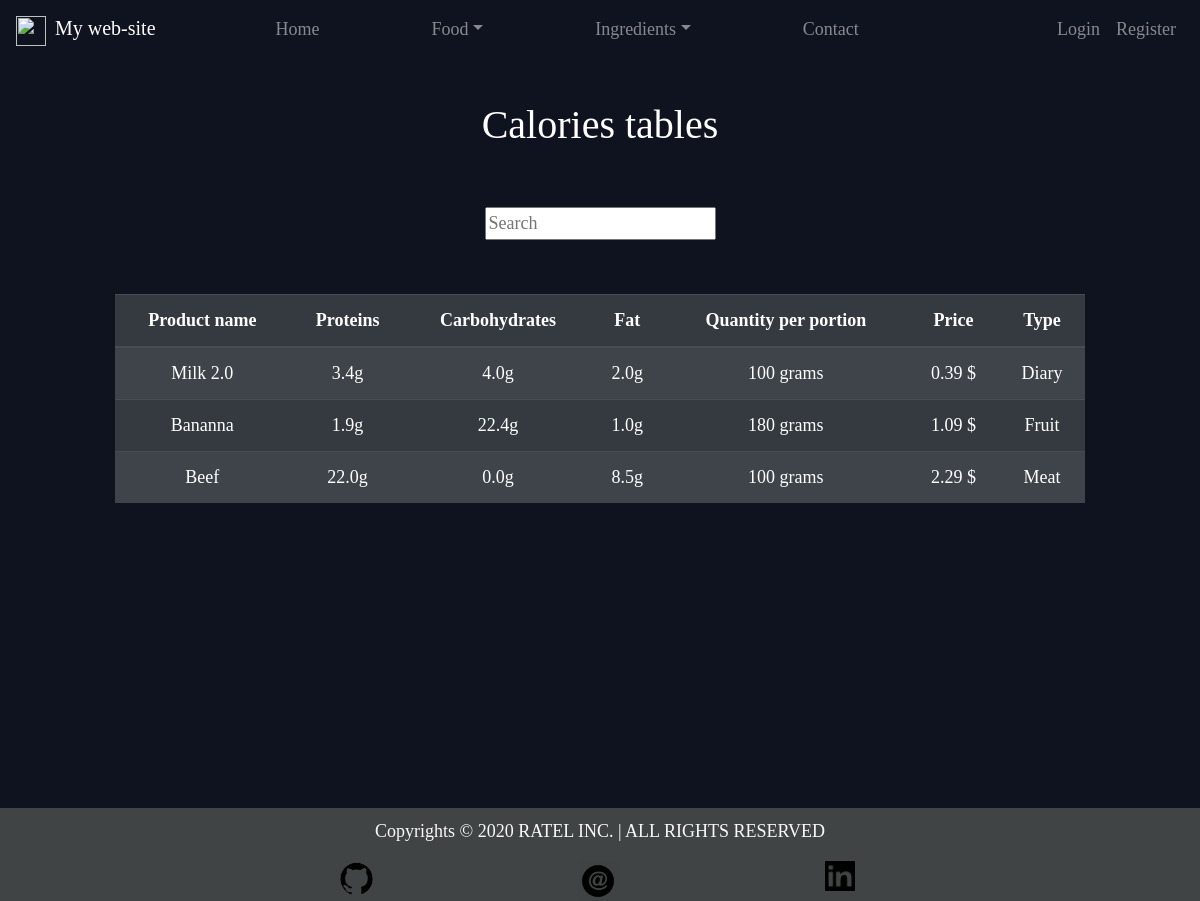
The page /food/ingredient_table/ on the database as committed earlier.
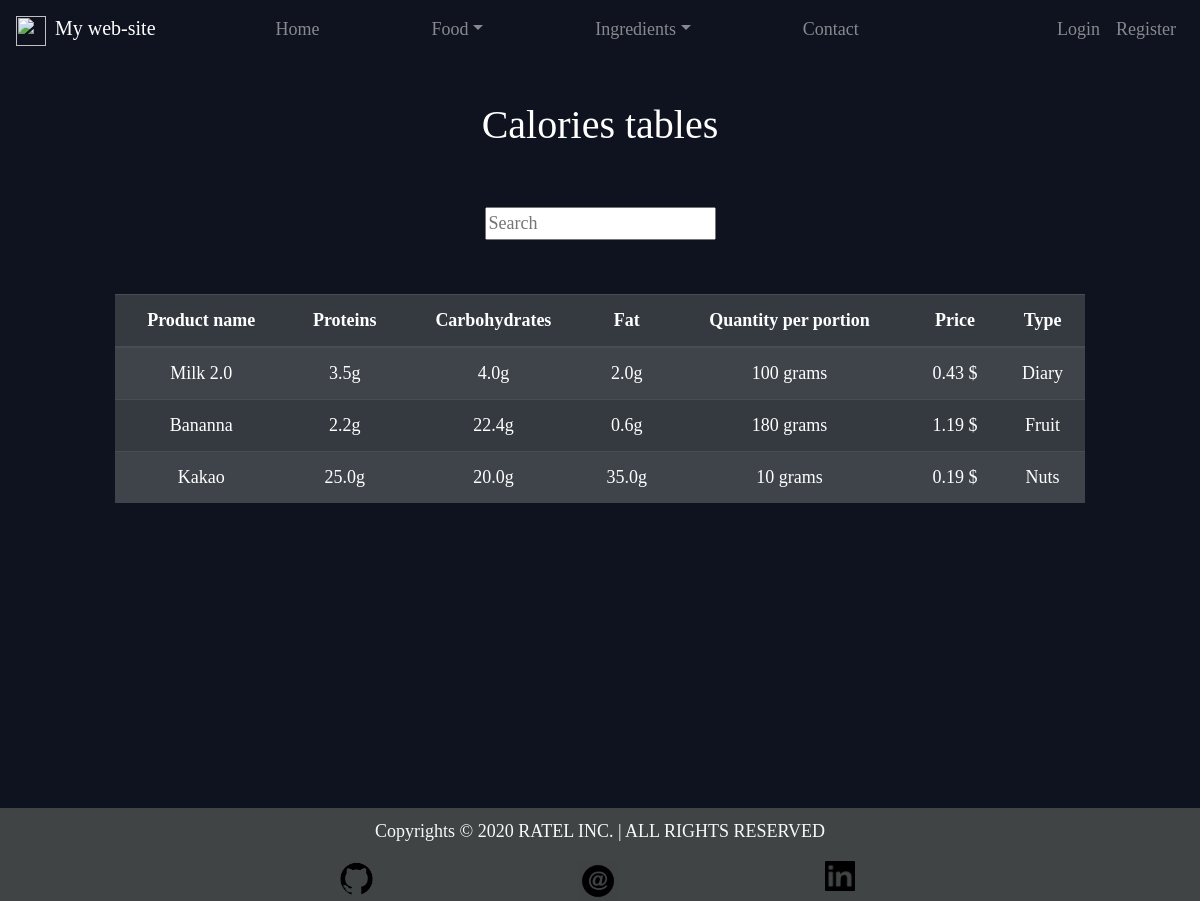
The same page on the database as committed later.
### Food/models.py (models this page shows, shortened)
class Ingredient(models.Model):
	name = models.CharField(max_length=50, unique=True)
	protein = models.FloatField(validators=[macro_quantity_validator,])
	carbohydrates = models.FloatField(validators=[macro_quantity_validator,])
	fat = models.FloatField(validators=[macro_quantity_validator,])
	quantity_per_portion = models.IntegerField(blank=True)
	price = models.DecimalField(max_digits=100, decimal_places=2, blank=True)
	food_type = models.CharField(max_length=2, choices=FOOD_TYPE_CHOICES, blank=True)
	slug = models.SlugField(max_length=100, unique=True, blank=True)
	class Meta:
		ordering = ["id"]

### Food/views.py (the view)
# urls.py: path("ingredient_table/", IngredientTableView.as_view(), name="ingredinet_table"),
class IngredientTableView(ListView, SuccessMessageMixin):
	template_name = "Food/ingredient_list.html"
	model = Ingredient
	context_object_name = "ingredients"
	paginate_by = 10

### Templates/Food/ingredient_list.html (shortened to what this page needs)
{% extends 'main.html' %}
{% block content %}
	<h1 id="title">Calories tables </h1>
	<form action="{% url 'food:search_results' %}" method="get">
		<input name="word" type="text" placeholder="Search">
	</form>
	<br><br>
	<table class="table table-striped table-dark">
		<thead>
			<tr>
				<th scope="col">Product name</th>
				<th scope="col">Proteins</th>
				<th scope="col">Carbohydrates</th>
				<th scope="col">Fat</th>
				<th scope="col">Quantity per portion</th>
				<th scope="col">Price</th>
				<th scope="col">Type</th>
			</tr>
		</thead>
		<tbody>
			{% for item in ingredients %}
				<tr>
					<td>
						<a class="hyperlink-off" href="{% url 'food:ingredinet_detail' item.slug %}">
							{{ item.name|capfirst }}
						</a>
					</td>
					<td>{{item.protein}}g</td>
					<td>{{item.carbohydrates}}g</td>
					<td>{{item.fat}}g</td>
					<td>{{item.quantity_per_portion}} grams</td>
					<td>{{item.price}} $</td>
					<td>{{item.get_food_type_display}}</td>
				</tr>
			{% endfor %}
		</tbody>
	</table>
{% endblock %}

Rows that differ between the two databases and show on the page:
removed Ingredient: name "Beef", protein "22.0", carbohydrates "0.0", fat "8.5", quantity_per_portion "100", price "2.29", food_type "Meat"
changed Ingredient "Milk 2.0": protein "3.4" → "3.5"; price "0.39" → "0.43"
changed Ingredient "Bananna": protein "1.9" → "2.2"; fat "1.0" → "0.6"; price "1.09" → "1.19"
added Ingredient: name "Kakao", protein "25.0", carbohydrates "20.0", fat "35.0", quantity_per_portion "10", price "0.19", food_type "Nuts"
